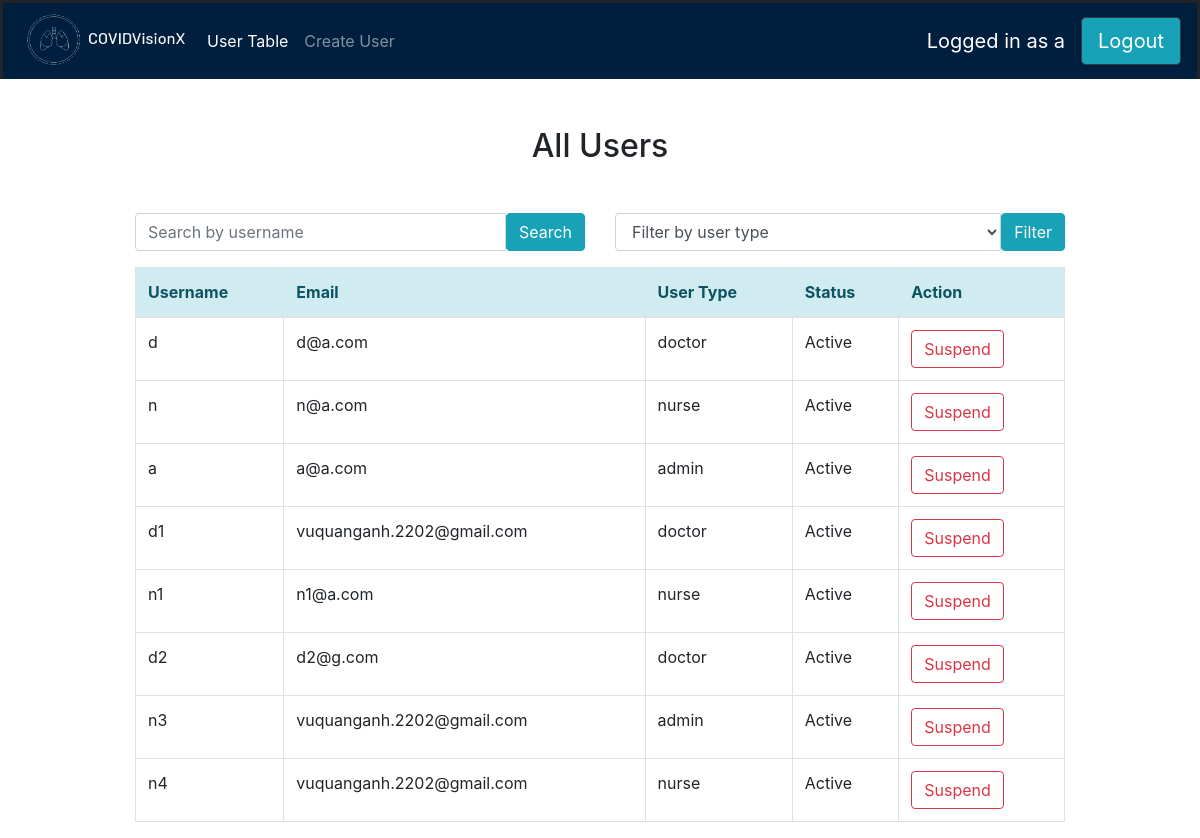
The app's page /admin_home/ (signed in) with its own data.
### login_system/models.py (models this page shows, shortened)
class User(AbstractUser):
    class Role(models.TextChoices):
        ADMIN = "admin", "Admin"
        DOCTOR = "doctor", "Doctor"
        NURSE = "nurse", "Nurse"
    base_role = Role.ADMIN
    role = models.CharField(
        "Role", max_length=50, choices=Role.choices, default=base_role
    )
    otp = models.CharField(max_length=6, null=True, blank=True)
    otp_created_at = models.DateTimeField(null=True, blank=True)

### admin_user/views.py (the view)
# urls.py: path('admin_home/', admin_views.UserTableView.as_view(), name='admin_home'),
@method_decorator(login_required, name='dispatch')
class UserTableView(AdminRequiredMixin, ListView):
    model = get_user_model()
    template_name = "admin_template/user_table.html"
    context_object_name = "users"
    paginate_by = 20
    def get_queryset(self):
        queryset = super().get_queryset()
        search_username = self.request.GET.get("search_username")
        search_user_type = self.request.GET.get("search_user_type")
        if search_username:
            queryset = queryset.filter(username__icontains=search_username)
        if search_user_type:
            queryset = queryset.filter(role=search_user_type)
        return queryset

### admin_user/views.py (called while the page is built)
    def test_func(self):
        return self.request.user.is_authenticated and self.request.user.role == User.Role.ADMIN # type:ignore django adds request field automatically

### template/admin_template/user_table.html (shortened to what this page needs)
{% extends 'base.html' %}
{% block content %}
<div class="container" style="max-width: 80%;">
  <h2 class="text-center mb-4">All Users</h2>
  <br>
  <div class="row mb-3">
    <div class="col-md-6">
      <form method="GET" action="{% url 'user_table' %}">
        <div class="input-group">
          <input type="text" class="form-control" placeholder="Search by username" name="search_username" value="{{ request.GET.search_username }}">
          <button type="submit" class="btn btn-info">Search</button>
        </div>
      </form>
    </div>
    <div class="col-md-6">
        <form method="GET" action="{% url 'user_table' %}">
          <div class="input-group">
            <select class="form-control" name="search_user_type">
              <option value="">Filter by user type</option>
            </select>
            <button type="submit" class="btn btn-info">Filter</button>
          </div>
        </form>
    </div>
  </div>
  <table class="table table-bordered table-hover">
    <thead class="alert-info">
      <tr>
        <th>Username</th>
        <th>Email</th>
        <th>User Type</th>
        <th>Status</th>
        <th>Action</th>
      </tr>
    </thead>
    <tbody>
      {% for user in users %}
        <tr>
          <td>{{ user.username }}</td>
          <td>{{ user.email }}</td>
          <td>{{ user.role }}</td>
          <td>{% if user.is_active %}Active{% else %}Suspended{% endif %}</td>
          <td>
            {% if user.is_active %}
            <form method="POST" action="{% url 'user_suspend' user.id %}" onsubmit="return confirm('Are you sure you want to suspend this user?');">
              <button type="submit" class="btn btn-outline-danger">Suspend</button>
            </form>
            {% else %}
            <form method="POST" action="{% url 'user_activate' user.id %}" onsubmit="return confirm('Are you sure you want to activate this user?');">
              {% csrf_token %}
              <button type="submit" class="btn btn-outline-success">Activate</button>
            </form>
            {% endif %}
          </td>
        </tr>
      {% empty %}
        <tr>
          <td colspan="5">No users found.</td>
        </tr>
      {% endfor %}
    </tbody>
  </table>
</div>
{% endblock %}

### template/base.html (shortened to what this page needs)
{% load static %}
<!DOCTYPE html>
<html>
  <head>
    <link rel="stylesheet" href="https://stackpath.bootstrapcdn.com/bootstrap/4.5.2/css/bootstrap.min.css"
>
  </head>
  <body>
    <nav class="navbar navbar-expand-lg navbar-dark"
      style="background-color: #001f3f; border-bottom: 0px; border-style: solid;">
      <ul class="navbar-nav mr-auto justify-content-center">
        {% if user.role == "admin" %}
        <li class="nav-item">
          <img src="{% static 'logo_b-removebg-preview.png' %}" alt="Logo" width="180" height="60">
        </li>
        <li class="nav-item active">
          <a class="nav-link" href="{% url 'user_table' %}">User Table <span class="sr-only">(current)</span></a>
        </li>
        <li class="nav-item">
          <a class="nav-link" href="{% url 'createUser' %}">Create User</a>
        </li>
        {% endif %}
      </ul>
      <ul class="navbar-nav">
        <li class="nav-item">
          <div class="navbar-brand">Logged in as {{ user.username }}</div>
        </li>
      </ul>
      <ul class="navbar-nav">
        <li class="nav-item">
          <a class="btn btn-dark btn-lg btn-block bg-info" href="{% url 'login' %}">Logout</a>
        </li>
      </ul>
    </nav>
    <br><br>
    {% block content %}
    {% endblock %}
  </body>
</html>

### template/base.html (style rules this page uses)
.navbar-nav { display: flex; align-items: center; height: 100%; }

### records on screen
User: username "a", email "a@a.com", role "admin", is_active "Active"
User: username "d", email "d@a.com", role "doctor", is_active "Active"
User: username "n", email "n@a.com", role "nurse", is_active "Active"
User: username "d1", email "vuquanganh.2202@gmail.com", role "doctor", is_active "Active"
User: username "n1", email "n1@a.com", role "nurse", is_active "Active"
User: username "d2", email "d2@g.com", role "doctor", is_active "Active"
User: username "n3", email "vuquanganh.2202@gmail.com", role "admin", is_active "Active"
User: username "n4", email "vuquanganh.2202@gmail.com", role "nurse", is_active "Active"
